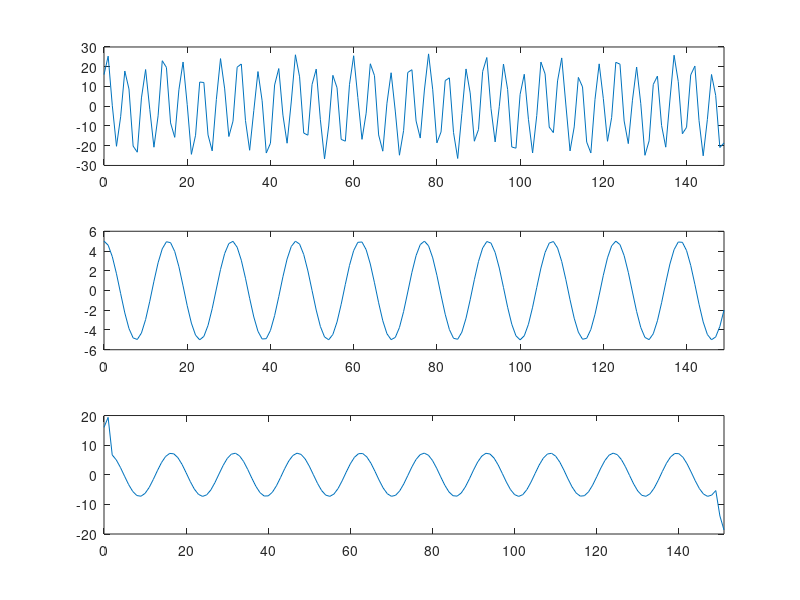

MATLAB code to generate this figure:
n = 0:149;
xn1 = 5*cos(0.13*pi*n) + 22*cos(0.44*pi*n - pi/3);
xn2 = 5*cos(0.13*pi*n);

filterco = [1 -2*cos(0.44*pi) 1];
yn = conv(filterco, xn1);

figure;

subplot(311);
plot(n, xn1); xlim([0 149]);

subplot(312);
plot(n, xn2); xlim([0 149]);

subplot(313);
plot(0:151, yn); xlim([0 151]);